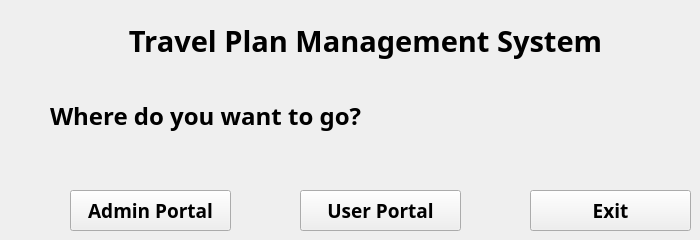
    <widget class="QWidget" name="HomePage">
     <widget class="QLabel" name="label">
      <property name="geometry">
       <rect>
        <x>120</x>
        <y>20</y>
        <width>491</width>
        <height>41</height>
       </rect>
      </property>
      <property name="font">
       <font>
        <family>Myriad Hebrew</family>
        <pointsize>22</pointsize>
        <weight>75</weight>
        <italic>false</italic>
        <bold>true</bold>
       </font>
      </property>
      <property name="text">
       <string>Travel Plan Management System</string>
      </property>
      <property name="alignment">
       <set>Qt::AlignCenter</set>
      </property>
     </widget>
     <widget class="QLabel" name="label_2">
      <property name="geometry">
       <rect>
        <x>50</x>
        <y>100</y>
        <width>311</width>
        <height>31</height>
       </rect>
      </property>
      <property name="font">
       <font>
        <family>Myriad Hebrew</family>
        <pointsize>18</pointsize>
        <weight>75</weight>
        <italic>false</italic>
        <bold>true</bold>
       </font>
      </property>
      <property name="text">
       <string>Where do you want to go?</string>
      </property>
     </widget>
     <widget class="QPushButton" name="adminPortal">
      <property name="geometry">
       <rect>
        <x>70</x>
        <y>190</y>
        <width>161</width>
        <height>41</height>
       </rect>
      </property>
      <property name="font">
       <font>
        <family>Myriad Hebrew</family>
        <pointsize>14</pointsize>
        <weight>75</weight>
        <bold>true</bold>
       </font>
      </property>
      <property name="text">
       <string>Admin Portal</string>
      </property>
     </widget>
     <widget class="QPushButton" name="userPortal">
      <property name="geometry">
       <rect>
        <x>300</x>
        <y>190</y>
        <width>161</width>
        <height>41</height>
       </rect>
      </property>
      <property name="font">
       <font>
        <family>Myriad Hebrew</family>
        <pointsize>14</pointsize>
        <weight>75</weight>
        <bold>true</bold>
       </font>
      </property>
      <property name="text">
       <string>User Portal</string>
      </property>
     </widget>
     <widget class="QPushButton" name="quitButton">
      <property name="geometry">
       <rect>
        <x>530</x>
        <y>190</y>
        <width>161</width>
        <height>41</height>
       </rect>
      </property>
      <property name="font">
       <font>
        <family>Myriad Hebrew</family>
        <pointsize>14</pointsize>
        <weight>75</weight>
        <bold>true</bold>
       </font>
      </property>
      <property name="text">
       <string>Exit</string>
      </property>
     </widget>
    </widget>
